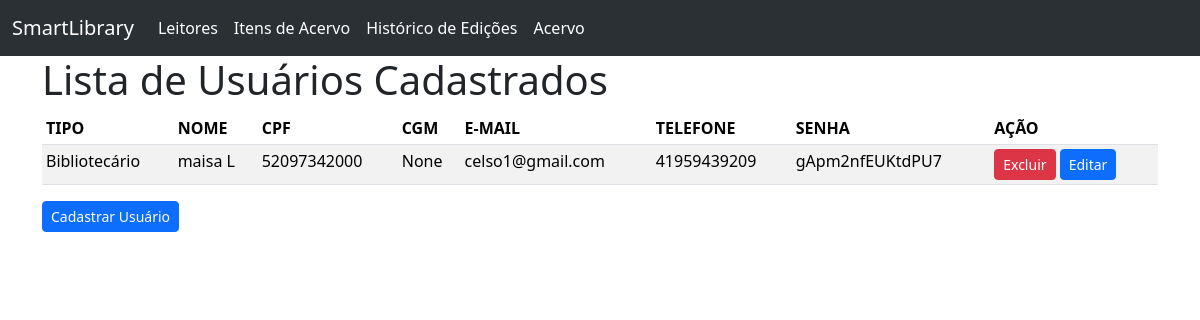
/user/, run on an earlier commit of the app's database.
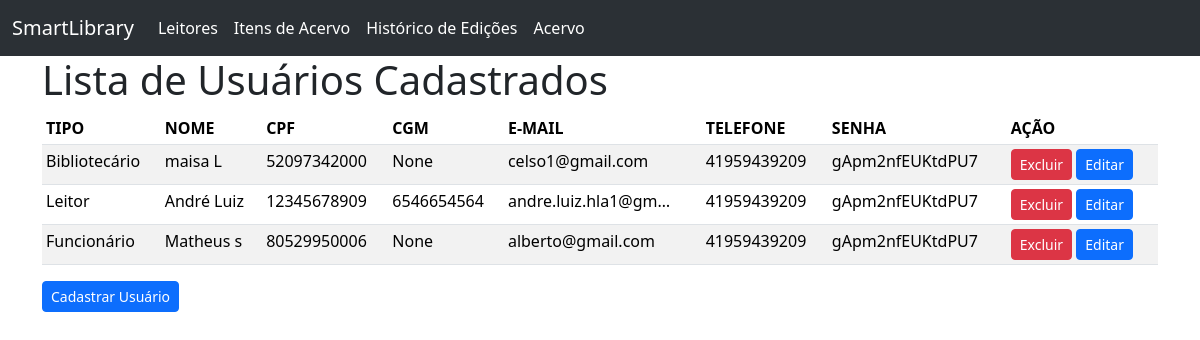
And on a later commit of the database.
### user/models.py (models this page shows, shortened)
class User(models.Model):
    LEITOR = 0
    FUNCIONARIO = 1
    BIBLIOTECARIO = 2
    USERS_TYPES_LIST = [
        (LEITOR, "Leitor"),
        (FUNCIONARIO, "Funcionário"),
        (BIBLIOTECARIO, "Bibliotecário"),
    ]
    type_user = models.PositiveSmallIntegerField(
        verbose_name="Tipo de Usuário",
        choices=USERS_TYPES_LIST,
        null=False,
        blank=False,
        default=LEITOR,
        help_text="Escolha o tipo de usuário",
    )
    name = models.CharField(
        verbose_name="Nome Completo",
        max_length=100,
        null=False,
        blank=False,
        validators=[validate_name],
        unique=True,
        help_text="Esse nome ficará no banco de dados da Secretaria de Educação do Paraná",
    )
    cpf = models.CharField(
        verbose_name="CPF",
        max_length=11,
        null=False,
        blank=False,
        primary_key=True,
        validators=[validate_cpf],
        help_text="Não use pontos nem traços",
    )
    email = models.EmailField(
        verbose_name="E-mail",
        max_length=50,
        null=False,
        blank=False,
        unique=True,
        validators=[validate_email],
        help_text="Use o @gmail ou o @escola",
    )
    phone = models.CharField(
        verbose_name="Telefone",
        max_length=11,
        validators=[validate_phone],
        help_text="Digite apenas números, sem pontuações ou espaços. Exemplo: Para (21) 99999-8888, digite 21999998888",
    )
    password = models.CharField(
        verbose_name="Senha",
        max_length=128,
        null=False,
        blank=False,
        validators=[validate_password],
        help_text="Coloque uma senha com no mínimo 8 caracteres",
    )
    cgm = models.CharField(
        verbose_name="CGM",
        max_length=10,
        blank=True,
        null=True,
        unique=True,
        validators=[validate_cgm],
        help_text="Código Geral de Matrícula (10 dígitos)",
    )
    def get_tipo_usuario_display(self):
        for numero, label in self.USERS_TYPES_LIST:
            if numero == self.type_user:
                return label
        return "Desconhecido"

### user/views.py (the view)
# urls.py: path("", UserListView.as_view(), name="user_list"),
class UserListView(ListView):
    model = User
    def get_context_data(self, **kwargs):
        context = super().get_context_data(**kwargs)
        context['tipos'] = {
            0: "Leitor",
            1: "Funcionário",
            2: "Bibliotecário"
        }
        return context

### user/templates/user/user_list.html (shortened to what this page needs)
{% extends "base.html" %}
{% block main_content %}
    <h1>Lista de Usuários Cadastrados</h1>
    {% if user_list %}
    <div class="table-responsive">
        <table class="table table-striped table-hover table-sm">
            <thead>
                <tr>
                    <th scope="col">TIPO</th>
                    <th scope="col">NOME</th>
                    <th scope="col">CPF</th>
                    <th scope="col">CGM</th>
                    <th scope="col">E-MAIL</th>
                    <th scope="col">TELEFONE</th>
                    <th scope="col">SENHA</th>
                    <th scope="col">AÇÃO</th>
                </tr>
            </thead>
            <tbody>
                {% for user in user_list %}
                    <tr>
                        <td scope="row"> {{ user.get_tipo_usuario_display }} </td>
                        <td scope="row"> {{ user.name|truncatechars:50 }} </td>
                        <td scope="row"> {{ user.cpf }} </td>
                        <td scope="row"> {{ user.cgm }} </td>
                        <td scope="row"> {{ user.email|truncatechars:20 }} </td>
                        <td scope="row"> {{ user.phone }} </td>
                        <td scope="row"> {{ user.password|truncatechars:20 }} </td>
                        <td>
                            <a href="{% url "user_delete" pk=user.cpf %}" class="btn btn-danger btn-sm">Excluir</a>
                            <a href="{% url "user_update" pk=user.cpf %}" class="btn btn-primary btn-sm">Editar</a>
                        </td>
                    </tr>
                {% endfor %}
            </tbody>
        </table>
    </div>
    {% else %}
        <p>Parece que não tem nada...</p>
    {% endif %}
    <div>
        <a href="{% url 'user_create' %}" class="btn btn-primary btn-sm">Cadastrar Usuário</a>
    </div>
{% endblock main_content %}

What changed in the data, as far as the page shows it:
added User: tipo_usuario "Leitor", name "André Luiz", cpf "12345678909", cgm "6546654564", email "andre.luiz.hla1@gm…", phone "41959439209", password "gApm2nfEUKtdPU7"
added User: tipo_usuario "Funcionário", name "Matheus s", cpf "80529950006", cgm "None", email "alberto@gmail.com", phone "41959439209", password "gApm2nfEUKtdPU7"
